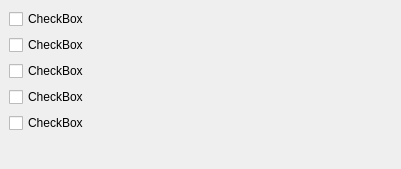
         <widget class="QWidget" name="page" >
          <property name="geometry" >
           <rect>
            <x>0</x>
            <y>0</y>
            <width>401</width>
            <height>169</height>
           </rect>
          </property>
          <attribute name="label" >
           <string>Page 1</string>
          </attribute>
          <layout class="QVBoxLayout" >
           <property name="margin" >
            <number>9</number>
           </property>
           <property name="spacing" >
            <number>6</number>
           </property>
           <item>
            <widget class="QCheckBox" name="checkBox_53" >
             <property name="text" >
              <string>CheckBox</string>
             </property>
            </widget>
           </item>
           <item>
            <widget class="QCheckBox" name="checkBox_54" >
             <property name="text" >
              <string>CheckBox</string>
             </property>
            </widget>
           </item>
           <item>
            <widget class="QCheckBox" name="checkBox_55" >
             <property name="text" >
              <string>CheckBox</string>
             </property>
            </widget>
           </item>
           <item>
            <widget class="QCheckBox" name="checkBox_56" >
             <property name="text" >
              <string>CheckBox</string>
             </property>
            </widget>
           </item>
           <item>
            <widget class="QCheckBox" name="checkBox_57" >
             <property name="text" >
              <string>CheckBox</string>
             </property>
            </widget>
           </item>
           <item>
            <spacer>
             <property name="orientation" >
              <enum>Qt::Vertical</enum>
             </property>
             <property name="sizeHint" >
              <size>
               <width>20</width>
               <height>40</height>
              </size>
             </property>
            </spacer>
           </item>
          </layout>
         </widget>
